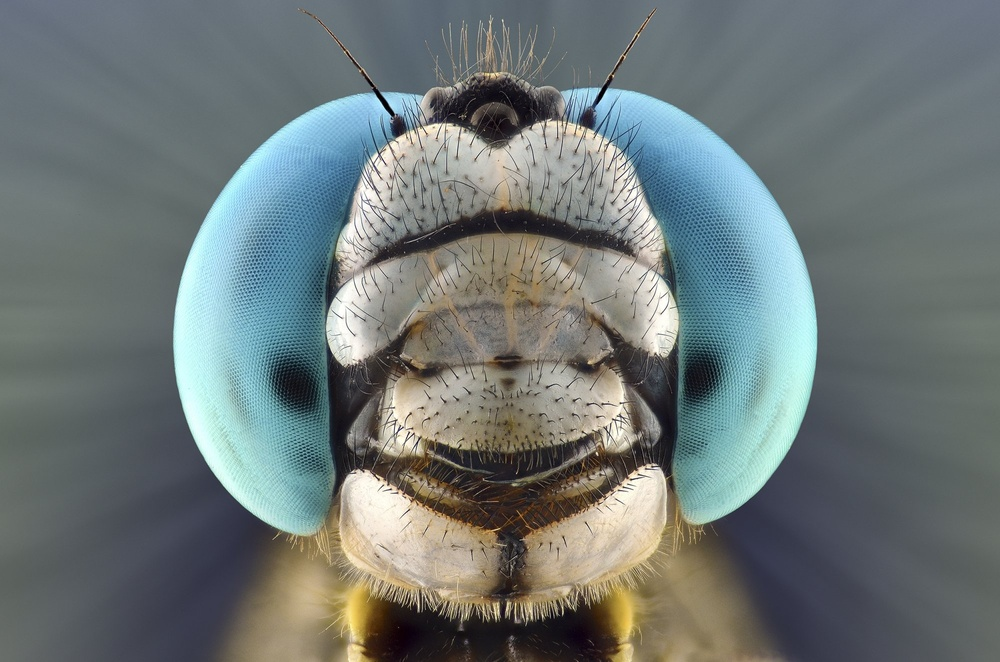
#> input picture 15_DL_in_computer_vision/15_1_dragonfly_head.jpg, 1000 x 662 px, shrunk from 2000 x 1324 before the run
$ jupyter execute 15_lesson_1_my_solution.ipynb   (shell and % lines are left out)
#> lines starting #> are read from the running program, lines starting #| are printed output that depends on the picture
# Урок 1. Обработка изображений и компьютерное зрение
## Домашнее задание
__Напишите на Python реализацию как минимум одного алгоритма на выбор: любая на выбор цветовая обработка, перевод в другое цветовое пространство или фильтрация. Изображение выберите самостоятельно.__

[cell 1]
import matplotlib.pyplot as plt
import numpy as np
import skimage.color as cs
import scipy.signal as sig
import imageio

[cell 2]
img = imageio.v2.imread('15_1_dragonfly_head.jpg')
#> img is the input picture: shape (662, 1000, 3); mean R, G, B 111, 120.2, 119.7
img = img.astype(np.float32) / 255.
print(img.shape)
#| (662, 1000, 3)

[cell 3]
plt.figure(figsize=(8, 8))
plt.imshow(img)

[cell 4]
# создадим функция изменяющую цветовую схему и насыщенность
def image_process(img):
    pic = img.copy()
    pic = cs.rgb2hsv(pic)
#> pic: shape (662, 1000, 3) float32; mean of channels 0, 1, 2 0.432, 0.192, 0.503
    pic[:, :, 0] *= 7
#> pic: shape (662, 1000, 3) float32; mean of channels 0, 1, 2 3.03, 0.192, 0.503
    img_new = cs.hsv2rgb(pic)
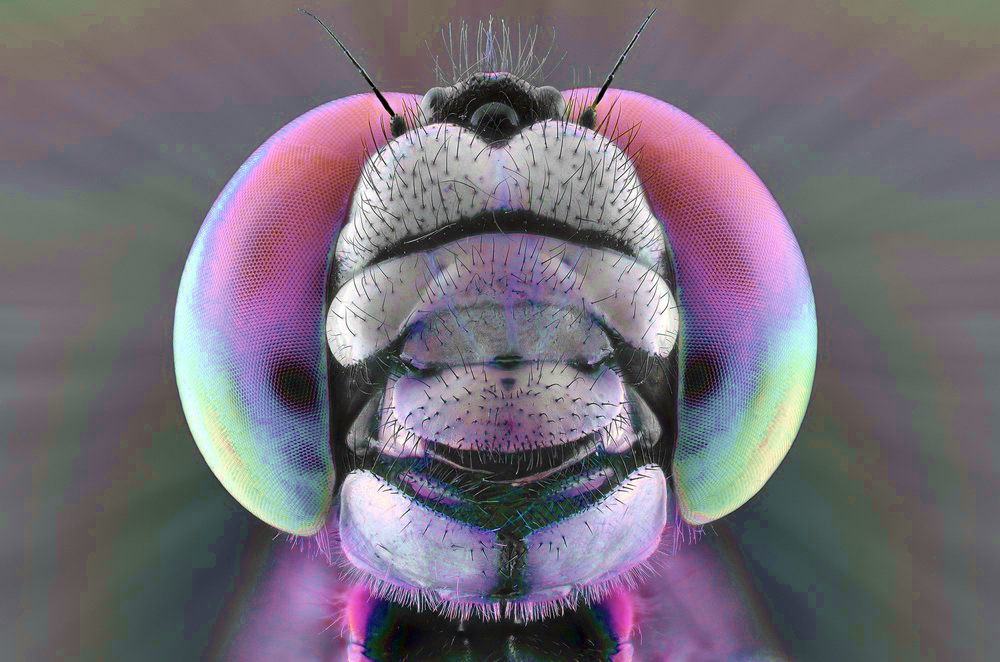
#> img_new: shape (662, 1000, 3) float32; mean R, G, B 0.46, 0.43, 0.473
    return img_new
